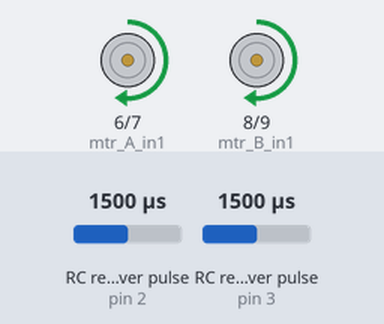
The sketch below on a simulated Arduino Uno, built with avr-gcc and run on an emulated ATmega328P. Shown: motor-driver pin pairs drawn as motors (green arrow = first pin HIGH = forward, orange = second pin HIGH = backward, longer = more drive, scaled by the enable pin). Wiring (inferred from the names in the program): 2 × RC receiver channel: data pin 2 / data pin 3. Inputs (shaded band) come from the test bench; at power-on: RC receiver pulse (sensors on pin 2, pin 3) 1500 µs.

Above: at 1.2 s.
1.3 s: RC receiver pulse (sensor on pin 2) set to 1408 µs
2.8 s: RC receiver pulse (sensor on pin 2) set to 1387 µs
At 3.3 s:
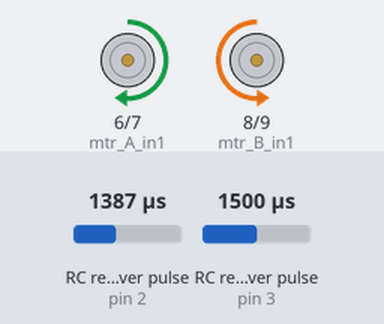
4.4 s: RC receiver pulse (sensor on pin 3) set to 1020 µs
At 5.1 s:
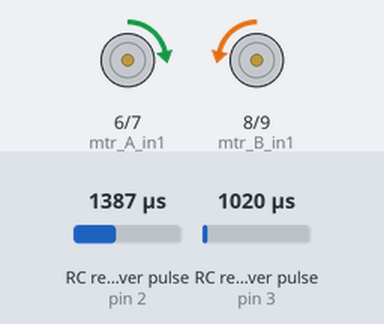
5.9 s: RC receiver pulse (sensor on pin 3) set to 1250 µs
At 6.3 s:
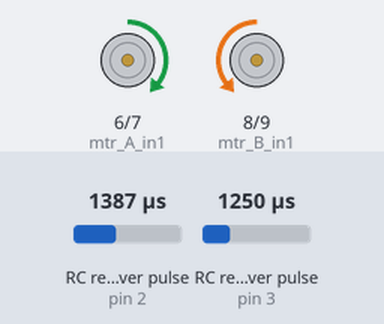
7.4 s: RC receiver pulse (sensor on pin 2) set to 1500 µs
At 8.3 s:
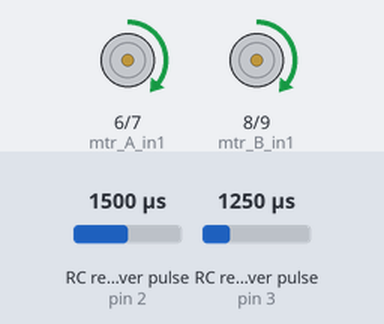
8.9 s: RC receiver pulse (sensor on pin 3) set to 1500 µs
At 9.8 s:
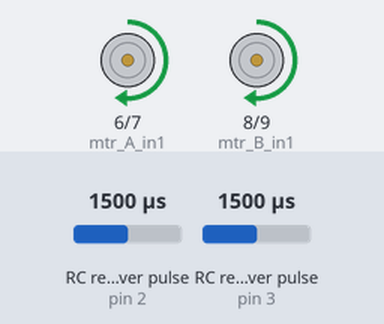
Timing chart, 0 to 11.4 s (numbered marks = the images above; inputs shaded):
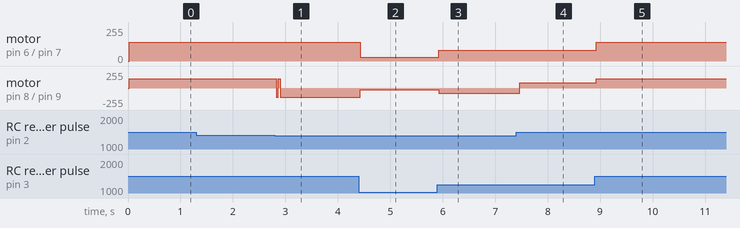

Measured:
- the behaviour switches between 1399 and 1398 µs on RC receiver pulse (sensor on pin 2) (found by bisection; images 0 and 1)
- after the input at 1.3 s, every drawn part: stays the same
- after the input at 2.8 s, motor on pin 8 (mtr_B_in1) / pin 9 (mtr_B_in2): forward 140/255 → backward 140/255 at once
- after the input at 4.4 s, motor on pin 6 (mtr_A_in1) / pin 7 (mtr_A_in2): forward 140/255 → forward 29/255 at once; motor on pin 8 (mtr_B_in1) / pin 9 (mtr_B_in2): backward 140/255 → backward 29/255 at once
- after the input at 5.9 s, motor on pin 6 (mtr_A_in1) / pin 7 (mtr_A_in2): forward 29/255 → forward 82/255 at once; motor on pin 8 (mtr_B_in1) / pin 9 (mtr_B_in2): backward 29/255 → backward 82/255 at once
- after the input at 7.4 s, motor on pin 8 (mtr_B_in1) / pin 9 (mtr_B_in2): backward 82/255 → forward 82/255 after 0.06 s
- after the input at 8.9 s, motor on pin 6 (mtr_A_in1) / pin 7 (mtr_A_in2), motor on pin 8 (mtr_B_in1) / pin 9 (mtr_B_in2): forward 82/255 → forward 140/255 at once

The sketch:

nanorccar.ino
```cpp
int mtr_A_en= 5;
int mtr_A_in1= 6;
int mtr_A_in2= 7;

int mtr_B_en= 10;
int mtr_B_in1= 8;
int mtr_B_in2= 9;

int ch1= 2;
int ch3= 3;

void setup() {


  pinMode(mtr_A_en,OUTPUT);
  pinMode(mtr_A_in1,OUTPUT);
  pinMode(mtr_A_in2,OUTPUT);

  pinMode(mtr_B_en,OUTPUT);
  pinMode(mtr_B_in1,OUTPUT);
  pinMode(mtr_B_in2,OUTPUT);

  pinMode(ch1,INPUT);
  pinMode(ch3,INPUT);


}

void loop() {

  int steer= pulseIn(ch1,HIGH,25000);
  int throttle= pulseIn(ch3,HIGH,25000);


  int speed= map(throttle,1000,2000,25,255);
  analogWrite(mtr_A_en,speed);
  analogWrite(mtr_B_en,speed);


  digitalWrite(mtr_A_in1,HIGH);
  digitalWrite(mtr_A_in2,LOW);
  digitalWrite(mtr_B_in1,HIGH);
  digitalWrite(mtr_B_in2,LOW);

  if(steer>1600){

    digitalWrite(mtr_A_in1,LOW);
    digitalWrite(mtr_A_in2,HIGH);
    digitalWrite(mtr_B_in1,HIGH);
    digitalWrite(mtr_B_in2,LOW);
  }

  else if(steer< 1400)
  {
    digitalWrite(mtr_A_in1,HIGH);
    digitalWrite(mtr_A_in2,LOW);
    digitalWrite(mtr_B_in1,LOW);
    digitalWrite(mtr_B_in2,HIGH);
  }


}
```
